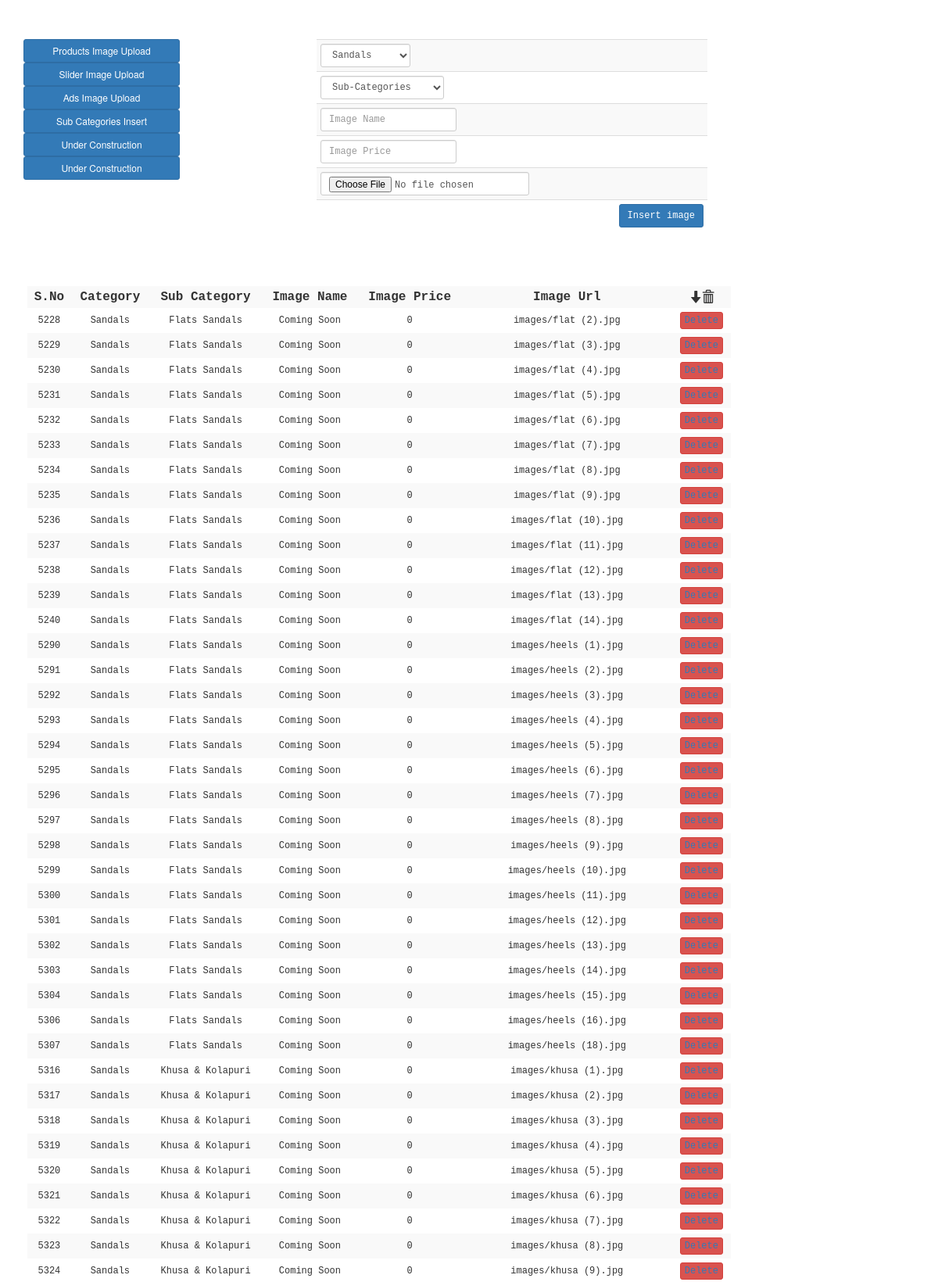
The page /admin.php?pro (upper part) on the database its author committed.
### tables this page shows
CREATE TABLE `products_images` (
  `s_no` int(11) NOT NULL,
  `categories` varchar(55) NOT NULL,
  `sub_categories` varchar(55) NOT NULL,
  `img_name` varchar(155) NOT NULL,
  `Price` int(11) NOT NULL,
  `image` varchar(555) NOT NULL
);

### includes/config.php (called while the page is built, shortened)
<?php
   class config{
	 function select($sql){
	 	include('conn.php');
		 if ($conn-> connect_error) {
				die("Database Error".$conn-> connect_error);
			}
			else {
			$res=$conn->query($sql);
			return $res;
				}
			}
}
 ?>

### admin.php (the view, shortened to what this page needs)
<html>
<head>
   <link rel="stylesheet" href="http://maxcdn.bootstrapcdn.com/bootstrap/3.3.6/css/bootstrap.min.css">
   <link rel="stylesheet" href="http://cdnjs.cloudflare.com/ajax/libs/font-awesome/4.4.0/css/font-awesome.min.css">
   <link rel="stylesheet" type="text/css" href="styles.css">
</head>
<body>
	<?php include_once('includes/config.php'); ?>
<div class="container container-fluid">
	<div class="row">
		<div class="col-md-4">
			<div class="button">
				<a href="?pro"><button class="btn btn-sm btn-primary">Products Image Upload</button></a>
				<a href="?pro1"><button class="btn btn-sm btn-primary">Slider Image Upload</button></a>
				<button class="btn btn-sm btn-primary" data-toggle="collapse" data-target="#demo">Ads Image Upload</button>
				<button class="btn btn-sm btn-primary" data-toggle="collapse" data-target="#demo">Sub Categories Insert</button>
				<button class="btn btn-sm btn-primary">Under Construction</button>
				<button class="btn btn-sm btn-primary">Under Construction</button>
			</div>
		</div>
<?php
	if (isset($_GET['pro']))
	{?>
	<div>
			<form method="post" enctype="multipart/form-data" class="form-inline" >
		<div class"col-md-6">
				<table class="table table-striped table-hover table-condensed">
					<tbody>
				<tr>
					<td>
						<select class="form-control input-sm" name="categories">
							<option value="Sandals">Sandals</option>
						</select>
					</td>
				</tr>
				<tr>
					<td>
						<select name="sub_categories" class="form-control input-sm" >
							<option value="Sub_Categories">Sub-Categories</option>
						</select>
					</td>
				</tr>
				<tr><td><input  class="form-control input-sm"  type="text" name="img_name" placeholder="Image Name"/></td></tr>
				<tr><td><input  class="form-control input-sm" type="text" name="price" placeholder="Image Price"/></td></tr>
				<tr><td style="color:white;"><input  class="form-control input-sm" type="File" name="img"/></td></tr>
				<tr><td align="right"><button  type="submit" class="btn btn-sm btn-primary" name="btn_img">Insert image</button></td></tr>
				</tbody>
			</table>
		</div>
		<div class="col-md-12">
			<table class="th1 table-striped table-hover table-condensed">
 				<tr><th>S.No</th><th>Category</th><th>Sub Category</th><th>Image Name</th><th>Image Price</th><th>Image Url</th><th><span class="glyphicon glyphicon-arrow-down"></span><span class="glyphicon glyphicon-trash"></span></th></tr>
		<?php
				$sql="SELECT * FROM products_images";
				$obj=new config();
				$res=$obj->select($sql);
				while($row=$res->fetch_assoc())
				{
 				echo "<tr><td>".$row['s_no']."</a></td><td>".$row['categories']."</td><td>".$row['sub_categories']."</td><td>".$row['img_name']."</td><td>".$row['Price']."</td><td>".$row['image']."</td>
				<td><button type='submit' class='btn btn-danger btn-xs' name='delete'><a href='?no=".$row['s_no']." & ?d=delete '>Delete</a></button></td></tr>";
				}?>
				</table>
			</div>
	<?php }?>
  </div>
</div>
</body>
</html>

### styles.css (style rules this page uses)
table { margin-top: 50px; border-color:#3c9393; width: 500px !important; }
td { font-size: 12px; padding: 10px; font-family:monospace; }
.th1 { margin-top: 50px; border-color:#3c9393; width: 900px !important; text-align: center!important; margin-left: 5px; }
.button { margin-top: 50px; }
.button button { width: 200px; }
th { font-size: 16px; text-align: center; font-family:monospace; }

### rows shown on the page
products_images: s_no "5228", categories "Sandals", sub_categories "Flats Sandals", img_name "Coming Soon", Price "0", image "images/flat (2).jpg"
products_images: s_no "5229", categories "Sandals", sub_categories "Flats Sandals", img_name "Coming Soon", Price "0", image "images/flat (3).jpg"
products_images: s_no "5230", categories "Sandals", sub_categories "Flats Sandals", img_name "Coming Soon", Price "0", image "images/flat (4).jpg"
products_images: s_no "5231", categories "Sandals", sub_categories "Flats Sandals", img_name "Coming Soon", Price "0", image "images/flat (5).jpg"
products_images: s_no "5232", categories "Sandals", sub_categories "Flats Sandals", img_name "Coming Soon", Price "0", image "images/flat (6).jpg"
products_images: s_no "5233", categories "Sandals", sub_categories "Flats Sandals", img_name "Coming Soon", Price "0", image "images/flat (7).jpg"
products_images: s_no "5234", categories "Sandals", sub_categories "Flats Sandals", img_name "Coming Soon", Price "0", image "images/flat (8).jpg"
products_images: s_no "5235", categories "Sandals", sub_categories "Flats Sandals", img_name "Coming Soon", Price "0", image "images/flat (9).jpg"
products_images: s_no "5236", categories "Sandals", sub_categories "Flats Sandals", img_name "Coming Soon", Price "0", image "images/flat (10).jpg"
products_images: s_no "5237", categories "Sandals", sub_categories "Flats Sandals", img_name "Coming Soon", Price "0", image "images/flat (11).jpg"
products_images: s_no "5238", categories "Sandals", sub_categories "Flats Sandals", img_name "Coming Soon", Price "0", image "images/flat (12).jpg"
products_images: s_no "5239", categories "Sandals", sub_categories "Flats Sandals", img_name "Coming Soon", Price "0", image "images/flat (13).jpg"
products_images: s_no "5240", categories "Sandals", sub_categories "Flats Sandals", img_name "Coming Soon", Price "0", image "images/flat (14).jpg"
products_images: s_no "5290", categories "Sandals", sub_categories "Flats Sandals", img_name "Coming Soon", Price "0", image "images/heels (1).jpg"
products_images: s_no "5291", categories "Sandals", sub_categories "Flats Sandals", img_name "Coming Soon", Price "0", image "images/heels (2).jpg"
products_images: s_no "5292", categories "Sandals", sub_categories "Flats Sandals", img_name "Coming Soon", Price "0", image "images/heels (3).jpg"
products_images: s_no "5293", categories "Sandals", sub_categories "Flats Sandals", img_name "Coming Soon", Price "0", image "images/heels (4).jpg"
products_images: s_no "5294", categories "Sandals", sub_categories "Flats Sandals", img_name "Coming Soon", Price "0", image "images/heels (5).jpg"
products_images: s_no "5295", categories "Sandals", sub_categories "Flats Sandals", img_name "Coming Soon", Price "0", image "images/heels (6).jpg"
products_images: s_no "5296", categories "Sandals", sub_categories "Flats Sandals", img_name "Coming Soon", Price "0", image "images/heels (7).jpg"
products_images: s_no "5297", categories "Sandals", sub_categories "Flats Sandals", img_name "Coming Soon", Price "0", image "images/heels (8).jpg"
products_images: s_no "5298", categories "Sandals", sub_categories "Flats Sandals", img_name "Coming Soon", Price "0", image "images/heels (9).jpg"
products_images: s_no "5299", categories "Sandals", sub_categories "Flats Sandals", img_name "Coming Soon", Price "0", image "images/heels (10).jpg"
products_images: s_no "5300", categories "Sandals", sub_categories "Flats Sandals", img_name "Coming Soon", Price "0", image "images/heels (11).jpg"
products_images: s_no "5301", categories "Sandals", sub_categories "Flats Sandals", img_name "Coming Soon", Price "0", image "images/heels (12).jpg"
products_images: s_no "5302", categories "Sandals", sub_categories "Flats Sandals", img_name "Coming Soon", Price "0", image "images/heels (13).jpg"
products_images: s_no "5303", categories "Sandals", sub_categories "Flats Sandals", img_name "Coming Soon", Price "0", image "images/heels (14).jpg"
products_images: s_no "5304", categories "Sandals", sub_categories "Flats Sandals", img_name "Coming Soon", Price "0", image "images/heels (15).jpg"
products_images: s_no "5306", categories "Sandals", sub_categories "Flats Sandals", img_name "Coming Soon", Price "0", image "images/heels (16).jpg"
products_images: s_no "5307", categories "Sandals", sub_categories "Flats Sandals", img_name "Coming Soon", Price "0", image "images/heels (18).jpg"
products_images: s_no "5316", categories "Sandals", sub_categories "Khusa & Kolapuri", img_name "Coming Soon", Price "0", image "images/khusa (1).jpg"
products_images: s_no "5317", categories "Sandals", sub_categories "Khusa & Kolapuri", img_name "Coming Soon", Price "0", image "images/khusa (2).jpg"
products_images: s_no "5318", categories "Sandals", sub_categories "Khusa & Kolapuri", img_name "Coming Soon", Price "0", image "images/khusa (3).jpg"
products_images: s_no "5319", categories "Sandals", sub_categories "Khusa & Kolapuri", img_name "Coming Soon", Price "0", image "images/khusa (4).jpg"
products_images: s_no "5320", categories "Sandals", sub_categories "Khusa & Kolapuri", img_name "Coming Soon", Price "0", image "images/khusa (5).jpg"
products_images: s_no "5321", categories "Sandals", sub_categories "Khusa & Kolapuri", img_name "Coming Soon", Price "0", image "images/khusa (6).jpg"
products_images: s_no "5322", categories "Sandals", sub_categories "Khusa & Kolapuri", img_name "Coming Soon", Price "0", image "images/khusa (7).jpg"
products_images: s_no "5323", categories "Sandals", sub_categories "Khusa & Kolapuri", img_name "Coming Soon", Price "0", image "images/khusa (8).jpg"
products_images: s_no "5324", categories "Sandals", sub_categories "Khusa & Kolapuri", img_name "Coming Soon", Price "0", image "images/khusa (9).jpg"
